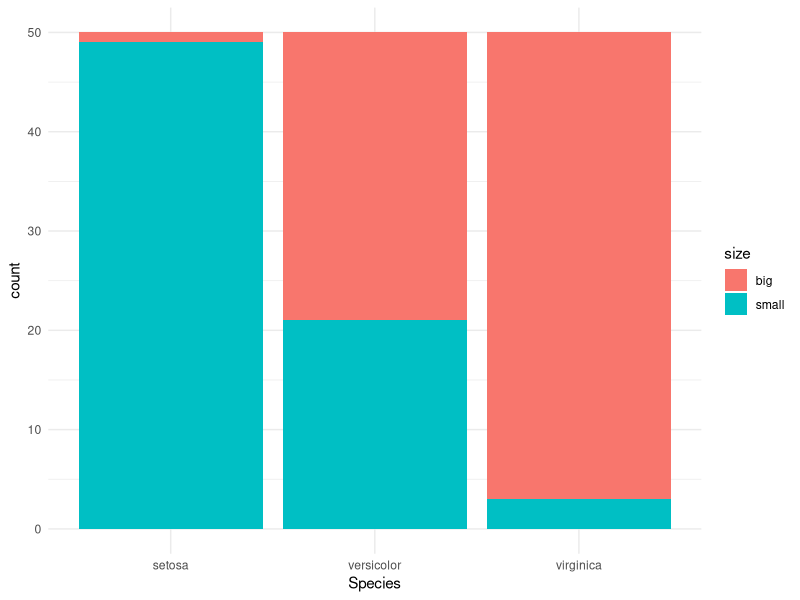

R code for this plot:
dat <- iris
dat$size <- ifelse(dat$Sepal.Length < median(dat$Sepal.Length), "small", "big")
table(dat$Species, dat$size)
library(ggplot2)
ggplot(dat) +
  aes(x = Species, fill = size) +
  geom_bar() +
  scale_fill_hue() +
  theme_minimal()
test <- chisq.test(table(dat$Species, dat$size))
test
test$statistic 
test$p.value 
summary(table(dat$Species, dat$size))
# third method:

library(vcd) 
assocstats(table(dat$Species, dat$size)) 
test$observed
test$expected

